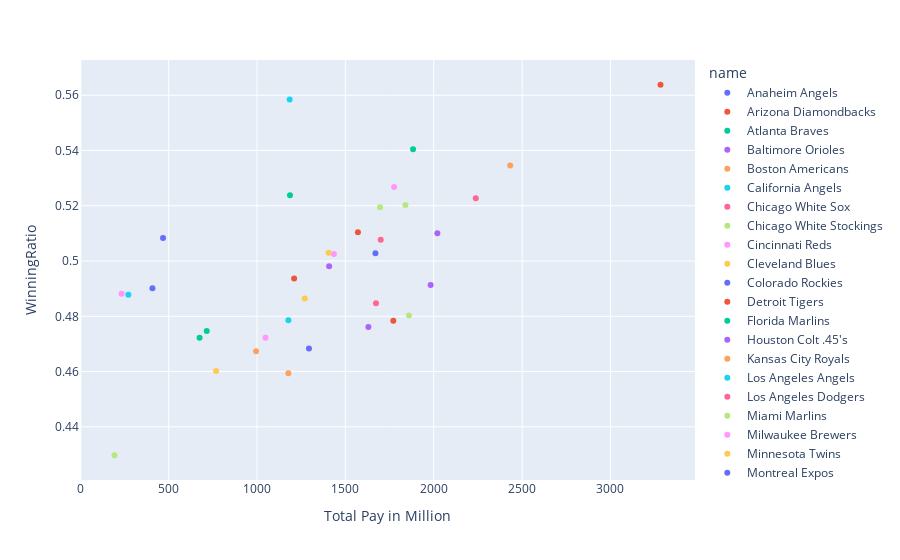

The cell this chart's notebook holds for it:
### Code cell
import plotly.express as px
fig = px.scatter(df, y="WinningRatio", x="Total Pay in Million", color='name')
fig.show()

### Figure 1 — Plotly figure (JSON) as saved in the notebook; plotly's stock layout.template omitted (floating-point values rounded to 4 significant figures)
{"data": [{"hovertemplate": "name=Anaheim Angels<br>Total Pay in Million=%{x}<br>WinningRatio=%{y}<extra></extra>", "legendgroup": "Anaheim Angels", "marker": {"color": "#636efa", "symbol": "circle"}, "mode": "markers", "name": "Anaheim Angels", "showlegend": true, "type": "scatter", "x": [468.1], "xaxis": "x", "y": [0.5083], "yaxis": "y"}, {"hovertemplate": "name=Arizona Diamondbacks<br>Total Pay in Million=%{x}<br>WinningRatio=%{y}<extra></extra>", "legendgroup": "Arizona Diamondbacks", "marker": {"color": "#EF553B", "symbol": "circle"}, "mode": "markers", "name": "Arizona Diamondbacks", "showlegend": true, "type": "scatter", "x": [1210.0], "xaxis": "x", "y": [0.4937], "yaxis": "y"}, {"hovertemplate": "name=Atlanta Braves<br>Total Pay in Million=%{x}<br>WinningRatio=%{y}<extra></extra>", "legendgroup": "Atlanta Braves", "marker": {"color": "#00cc96", "symbol": "circle"}, "mode": "markers", "name": "Atlanta Braves", "showlegend": true, "type": "scatter", "x": [1883.0], "xaxis": "x", "y": [0.5405], "yaxis": "y"}, {"hovertemplate": "name=Baltimore Orioles<br>Total Pay in Million=%{x}<br>WinningRatio=%{y}<extra></extra>", "legendgroup": "Baltimore Orioles", "marker": {"color": "#ab63fa", "symbol": "circle"}, "mode": "markers", "name": "Baltimore Orioles", "showlegend": true, "type": "scatter", "x": [1630.0], "xaxis": "x", "y": [0.4762], "yaxis": "y"}, {"hovertemplate": "name=Boston Americans<br>Total Pay in Million=%{x}<br>WinningRatio=%{y}<extra></extra>", "legendgroup": "Boston Americans", "marker": {"color": "#FFA15A", "symbol": "circle"}, "mode": "markers", "name": "Boston Americans", "showlegend": true, "type": "scatter", "x": [2433.0], "xaxis": "x", "y": [0.5346], "yaxis": "y"}, {"hovertemplate": "name=California Angels<br>Total Pay in Million=%{x}<br>WinningRatio=%{y}<extra></extra>", "legendgroup": "California Angels", "marker": {"color": "#19d3f3", "symbol": "circle"}, "mode": "markers", "name": "California Angels", "showlegend": true, "type": "scatter", "x": [272.0], "xaxis": "x", "y": [0.4878], "yaxis": "y"}, {"hovertemplate": "name=Chicago White Sox<br>Total Pay in Million=%{x}<br>WinningRatio=%{y}<extra></extra>", "legendgroup": "Chicago White Sox", "marker": {"color": "#FF6692", "symbol": "circle"}, "mode": "markers", "name": "Chicago White Sox", "showlegend": true, "type": "scatter", "x": [1700.0], "xaxis": "x", "y": [0.5077], "yaxis": "y"}, {"hovertemplate": "name=Chicago White Stockings<br>Total Pay in Million=%{x}<br>WinningRatio=%{y}<extra></extra>", "legendgroup": "Chicago White Stockings", "marker": {"color": "#B6E880", "symbol": "circle"}, "mode": "markers", "name": "Chicago White Stockings", "showlegend": true, "type": "scatter", "x": [1860.0], "xaxis": "x", "y": [0.4803], "yaxis": "y"}, {"hovertemplate": "name=Cincinnati Reds<br>Total Pay in Million=%{x}<br>WinningRatio=%{y}<extra></extra>", "legendgroup": "Cincinnati Reds", "marker": {"color": "#FF97FF", "symbol": "circle"}, "mode": "markers", "name": "Cincinnati Reds", "showlegend": true, "type": "scatter", "x": [1435.0], "xaxis": "x", "y": [0.5025], "yaxis": "y"}, {"hovertemplate": "name=Cleveland Blues<br>Total Pay in Million=%{x}<br>WinningRatio=%{y}<extra></extra>", "legendgroup": "Cleveland Blues", "marker": {"color": "#FECB52", "symbol": "circle"}, "mode": "markers", "name": "Cleveland Blues", "showlegend": true, "type": "scatter", "x": [1405.0], "xaxis": "x", "y": [0.503], "yaxis": "y"}, {"hovertemplate": "name=Colorado Rockies<br>Total Pay in Million=%{x}<br>WinningRatio=%{y}<extra></extra>", "legendgroup": "Colorado Rockies", "marker": {"color": "#636efa", "symbol": "circle"}, "mode": "markers", "name": "Colorado Rockies", "showlegend": true, "type": "scatter", "x": [1294.0], "xaxis": "x", "y": [0.4684], "yaxis": "y"}, {"hovertemplate": "name=Detroit Tigers<br>Total Pay in Million=%{x}<br>WinningRatio=%{y}<extra></extra>", "legendgroup": "Detroit Tigers", "marker": {"color": "#EF553B", "symbol": "circle"}, "mode": "markers", "name": "Detroit Tigers", "showlegend": true, "type": "scatter", "x": [1771.0], "xaxis": "x", "y": [0.4784], "yaxis": "y"}, {"hovertemplate": "name=Florida Marlins<br>Total Pay in Million=%{x}<br>WinningRatio=%{y}<extra></extra>", "legendgroup": "Florida Marlins", "marker": {"color": "#00cc96", "symbol": "circle"}, "mode": "markers", "name": "Florida Marlins", "showlegend": true, "type": "scatter", "x": [675.0], "xaxis": "x", "y": [0.4722], "yaxis": "y"}, {"hovertemplate": "name=Houston Colt .45's<br>Total Pay in Million=%{x}<br>WinningRatio=%{y}<extra></extra>", "legendgroup": "Houston Colt .45's", "marker": {"color": "#ab63fa", "symbol": "circle"}, "mode": "markers", "name": "Houston Colt .45's", "showlegend": true, "type": "scatter", "x": [1408.0], "xaxis": "x", "y": [0.4981], "yaxis": "y"}, {"hovertemplate": "name=Kansas City Royals<br>Total Pay in Million=%{x}<br>WinningRatio=%{y}<extra></extra>", "legendgroup": "Kansas City Royals", "marker": {"color": "#FFA15A", "symbol": "circle"}, "mode": "markers", "name": "Kansas City Royals", "showlegend": true, "type": "scatter", "x": [1177.0], "xaxis": "x", "y": [0.4594], "yaxis": "y"}, {"hovertemplate": "name=Los Angeles Angels<br>Total Pay in Million=%{x}<br>WinningRatio=%{y}<extra></extra>", "legendgroup": "Los Angeles Angels", "marker": {"color": "#19d3f3", "symbol": "circle"}, "mode": "markers", "name": "Los Angeles Angels", "showlegend": true, "type": "scatter", "x": [1185.0], "xaxis": "x", "y": [0.5585], "yaxis": "y"}, {"hovertemplate": "name=Los Angeles Dodgers<br>Total Pay in Million=%{x}<br>WinningRatio=%{y}<extra></extra>", "legendgroup": "Los Angeles Dodgers", "marker": {"color": "#FF6692", "symbol": "circle"}, "mode": "markers", "name": "Los Angeles Dodgers", "showlegend": true, "type": "scatter", "x": [2238.0], "xaxis": "x", "y": [0.5227], "yaxis": "y"}, {"hovertemplate": "name=Miami Marlins<br>Total Pay in Million=%{x}<br>WinningRatio=%{y}<extra></extra>", "legendgroup": "Miami Marlins", "marker": {"color": "#B6E880", "symbol": "circle"}, "mode": "markers", "name": "Miami Marlins", "showlegend": true, "type": "scatter", "x": [193.5], "xaxis": "x", "y": [0.4297], "yaxis": "y"}, {"hovertemplate": "name=Milwaukee Brewers<br>Total Pay in Million=%{x}<br>WinningRatio=%{y}<extra></extra>", "legendgroup": "Milwaukee Brewers", "marker": {"color": "#FF97FF", "symbol": "circle"}, "mode": "markers", "name": "Milwaukee Brewers", "showlegend": true, "type": "scatter", "x": [1048.0, 233.6], "xaxis": "x", "y": [0.4723, 0.4882], "yaxis": "y"}, {"hovertemplate": "name=Minnesota Twins<br>Total Pay in Million=%{x}<br>WinningRatio=%{y}<extra></extra>", "legendgroup": "Minnesota Twins", "marker": {"color": "#FECB52", "symbol": "circle"}, "mode": "markers", "name": "Minnesota Twins", "showlegend": true, "type": "scatter", "x": [1270.0], "xaxis": "x", "y": [0.4864], "yaxis": "y"}, {"hovertemplate": "name=Montreal Expos<br>Total Pay in Million=%{x}<br>WinningRatio=%{y}<extra></extra>", "legendgroup": "Montreal Expos", "marker": {"color": "#636efa", "symbol": "circle"}, "mode": "markers", "name": "Montreal Expos", "showlegend": true, "type": "scatter", "x": [408.2], "xaxis": "x", "y": [0.4901], "yaxis": "y"}, {"hovertemplate": "name=New York Highlanders<br>Total Pay in Million=%{x}<br>WinningRatio=%{y}<extra></extra>", "legendgroup": "New York Highlanders", "marker": {"color": "#EF553B", "symbol": "circle"}, "mode": "markers", "name": "New York Highlanders", "showlegend": true, "type": "scatter", "x": [3283.0], "xaxis": "x", "y": [0.5638], "yaxis": "y"}, {"hovertemplate": "name=Oakland Athletics<br>Total Pay in Million=%{x}<br>WinningRatio=%{y}<extra></extra>", "legendgroup": "Oakland Athletics", "marker": {"color": "#00cc96", "symbol": "circle"}, "mode": "markers", "name": "Oakland Athletics", "showlegend": true, "type": "scatter", "x": [1187.0], "xaxis": "x", "y": [0.5238], "yaxis": "y"}, {"hovertemplate": "name=Philadelphia Quakers<br>Total Pay in Million=%{x}<br>WinningRatio=%{y}<extra></extra>", "legendgroup": "Philadelphia Quakers", "marker": {"color": "#ab63fa", "symbol": "circle"}, "mode": "markers", "name": "Philadelphia Quakers", "showlegend": true, "type": "scatter", "x": [1982.0], "xaxis": "x", "y": [0.4913], "yaxis": "y"}, {"hovertemplate": "name=Pittsburg Alleghenys<br>Total Pay in Million=%{x}<br>WinningRatio=%{y}<extra></extra>", "legendgroup": "Pittsburg Alleghenys", "marker": {"color": "#FFA15A", "symbol": "circle"}, "mode": "markers", "name": "Pittsburg Alleghenys", "showlegend": true, "type": "scatter", "x": [994.5], "xaxis": "x", "y": [0.4674], "yaxis": "y"}, {"hovertemplate": "name=San Diego Padres<br>Total Pay in Million=%{x}<br>WinningRatio=%{y}<extra></extra>", "legendgroup": "San Diego Padres", "marker": {"color": "#19d3f3", "symbol": "circle"}, "mode": "markers", "name": "San Diego Padres", "showlegend": true, "type": "scatter", "x": [1177.0], "xaxis": "x", "y": [0.4786], "yaxis": "y"}, {"hovertemplate": "name=Seattle Mariners<br>Total Pay in Million=%{x}<br>WinningRatio=%{y}<extra></extra>", "legendgroup": "Seattle Mariners", "marker": {"color": "#FF6692", "symbol": "circle"}, "mode": "markers", "name": "Seattle Mariners", "showlegend": true, "type": "scatter", "x": [1673.0], "xaxis": "x", "y": [0.4847], "yaxis": "y"}, {"hovertemplate": "name=San Francisco Giants<br>Total Pay in Million=%{x}<br>WinningRatio=%{y}<extra></extra>", "legendgroup": "San Francisco Giants", "marker": {"color": "#B6E880", "symbol": "circle"}, "mode": "markers", "name": "San Francisco Giants", "showlegend": true, "type": "scatter", "x": [1696.0, 1840.0], "xaxis": "x", "y": [0.5194, 0.5202], "yaxis": "y"}, {"hovertemplate": "name=St. Louis Browns<br>Total Pay in Million=%{x}<br>WinningRatio=%{y}<extra></extra>", "legendgroup": "St. Louis Browns", "marker": {"color": "#FF97FF", "symbol": "circle"}, "mode": "markers", "name": "St. Louis Browns", "showlegend": true, "type": "scatter", "x": [1776.0], "xaxis": "x", "y": [0.5268], "yaxis": "y"}, {"hovertemplate": "name=Tampa Bay Devil Rays<br>Total Pay in Million=%{x}<br>WinningRatio=%{y}<extra></extra>", "legendgroup": "Tampa Bay Devil Rays", "marker": {"color": "#FECB52", "symbol": "circle"}, "mode": "markers", "name": "Tampa Bay Devil Rays", "showlegend": true, "type": "scatter", "x": [768.1], "xaxis": "x", "y": [0.4602], "yaxis": "y"}, {"hovertemplate": "name=Texas Rangers<br>Total Pay in Million=%{x}<br>WinningRatio=%{y}<extra></extra>", "legendgroup": "Texas Rangers", "marker": {"color": "#636efa", "symbol": "circle"}, "mode": "markers", "name": "Texas Rangers", "showlegend": true, "type": "scatter", "x": [1670.0], "xaxis": "x", "y": [0.5028], "yaxis": "y"}, {"hovertemplate": "name=Toronto Blue Jays<br>Total Pay in Million=%{x}<br>WinningRatio=%{y}<extra></extra>", "legendgroup": "Toronto Blue Jays", "marker": {"color": "#EF553B", "symbol": "circle"}, "mode": "markers", "name": "Toronto Blue Jays", "showlegend": true, "type": "scatter", "x": [1571.0], "xaxis": "x", "y": [0.5104], "yaxis": "y"}, {"hovertemplate": "name=Washington Senators<br>Total Pay in Million=%{x}<br>WinningRatio=%{y}<extra></extra>", "legendgroup": "Washington Senators", "marker": {"color": "#00cc96", "symbol": "circle"}, "mode": "markers", "name": "Washington Senators", "showlegend": true, "type": "scatter", "x": [715.4], "xaxis": "x", "y": [0.4747], "yaxis": "y"}, {"hovertemplate": "name=New York Mets<br>Total Pay in Million=%{x}<br>WinningRatio=%{y}<extra></extra>", "legendgroup": "New York Mets", "marker": {"color": "#ab63fa", "symbol": "circle"}, "mode": "markers", "name": "New York Mets", "showlegend": true, "type": "scatter", "x": [2021.0], "xaxis": "x", "y": [0.5101], "yaxis": "y"}], "layout": {"legend": {"title": {"text": "name"}, "tracegroupgap": 0}, "margin": {"t": 60}, "xaxis": {"anchor": "y", "domain": [0, 1], "title": {"text": "Total Pay in Million"}}, "yaxis": {"anchor": "x", "domain": [0, 1], "title": {"text": "WinningRatio"}}}}
